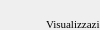
                 <widget class="QWidget" name="page_2">
                  <property name="geometry">
                   <rect>
                    <x>0</x>
                    <y>0</y>
                    <width>100</width>
                    <height>30</height>
                   </rect>
                  </property>
                  <attribute name="label">
                   <string>Funzioni di controllo</string>
                  </attribute>
                  <widget class="QWidget" name="layoutWidget_2">
                   <property name="geometry">
                    <rect>
                     <x>9</x>
                     <y>9</y>
                     <width>341</width>
                     <height>251</height>
                    </rect>
                   </property>
                   <layout class="QGridLayout" name="gridLayout_21">
                    <item row="0" column="0">
                     <widget class="QLabel" name="label_38">
                      <property name="font">
                       <font>
                        <family>Times New Roman</family>
                        <pointsize>8</pointsize>
                        <weight>50</weight>
                        <italic>false</italic>
                        <bold>false</bold>
                       </font>
                      </property>
                      <property name="text">
                       <string>Visualizzazione GIS</string>
                      </property>
                     </widget>
                    </item>
                    <item row="1" column="0">
                     <widget class="QPushButton" name="pushButton_showLayer">
                      <property name="font">
                       <font>
                        <family>Times New Roman</family>
                        <pointsize>8</pointsize>
                        <weight>50</weight>
                        <italic>false</italic>
                        <bold>false</bold>
                       </font>
                      </property>
                      <property name="toolTip">
                       <string>Show Selcted Features</string>
                      </property>
                      <property name="text">
                       <string>Disegna US</string>
                      </property>
                      <property name="icon">
                       <iconset resource="../../resources/resources.qrc">
                        <normaloff>:/icons/sheet.png</normaloff>:/icons/sheet.png</iconset>
                      </property>
                     </widget>
                    </item>
                    <item row="1" column="1">
                     <widget class="QLabel" name="label_46">
                      <property name="font">
                       <font>
                        <family>Times New Roman</family>
                        <pointsize>8</pointsize>
                        <weight>50</weight>
                        <italic>false</italic>
                        <bold>false</bold>
                       </font>
                      </property>
                      <property name="text">
                       <string>Disegna US</string>
                      </property>
                     </widget>
                    </item>
                    <item row="2" column="0" colspan="2">
                     <widget class="QLabel" name="label_40">
                      <property name="font">
                       <font>
                        <family>Times New Roman</family>
                        <pointsize>8</pointsize>
                        <weight>50</weight>
                        <italic>false</italic>
                        <bold>false</bold>
                       </font>
                      </property>
                      <property name="text">
                       <string>Apri schede US selezionate</string>
                      </property>
                     </widget>
                    </item>
                    <item row="3" column="0">
                     <widget class="QPushButton" name="pushButton_showSelectedFeatures">
                      <property name="font">
                       <font>
                        <family>Times New Roman</family>
                        <pointsize>8</pointsize>
                        <weight>50</weight>
                        <italic>false</italic>
                        <bold>false</bold>
                       </font>
                      </property>
                      <property name="toolTip">
                       <string>Show Selcted Features</string>
                      </property>
                      <property name="text">
                       <string>Apri schede US</string>
                      </property>
                      <property name="icon">
                       <iconset resource="../../resources/resources.qrc">
                        <normaloff>:/icons/sheet.png</normaloff>:/icons/sheet.png</iconset>
                      </property>
                     </widget>
                    </item>
                    <item row="4" column="0" colspan="2">
                     <widget class="QLabel" name="label_39">
                      <property name="font">
                       <font>
                        <family>Times New Roman</family>
                        <pointsize>8</pointsize>
                        <weight>50</weight>
                        <italic>false</italic>
                        <bold>false</bold>
                       </font>
                      </property>
                      <property name="text">
                       <string>Attivazione Preview pianta US</string>
                      </property>
                     </widget>
                    </item>
                    <item row="5" column="0">
                     <widget class="QToolButton" name="toolButtonPreview">
                      <property name="toolTip">
                       <string/>
                      </property>
                      <property name="text">
                       <string>Preview pianta US</string>
                      </property>
                      <property name="icon">
                       <iconset resource="../../resources/resources.qrc">
                        <normaloff>:/icons/GIS.png</normaloff>:/icons/GIS.png</iconset>
                      </property>
                      <property name="shortcut">
                       <string>Ctrl+G</string>
                      </property>
                      <property name="checkable">
                       <bool>true</bool>
                      </property>
                      <property name="checked">
                       <bool>false</bool>
                      </property>
                      <property name="toolButtonStyle">
                       <enum>Qt::ToolButtonTextOnly</enum>
                      </property>
                      <property name="arrowType">
                       <enum>Qt::NoArrow</enum>
                      </property>
                     </widget>
                    </item>
                    <item row="5" column="1">
                     <widget class="QToolButton" name="toolButtonPan">
                      <property name="minimumSize">
                       <size>
                        <width>109</width>
                        <height>0</height>
                       </size>
                      </property>
                      <property name="toolTip">
                       <string>Pan tool</string>
                      </property>
                      <property name="text">
                       <string>Pan</string>
                      </property>
                      <property name="icon">
                       <iconset resource="../../resources/resources.qrc">
                        <normaloff>:/icons/mActionPan.png</normaloff>:/icons/mActionPan.png</iconset>
                      </property>
                      <property name="shortcut">
                       <string>Ctrl+G</string>
                      </property>
                      <property name="checkable">
                       <bool>true</bool>
                      </property>
                      <property name="checked">
                       <bool>false</bool>
                      </property>
                      <property name="toolButtonStyle">
                       <enum>Qt::ToolButtonTextOnly</enum>
                      </property>
                      <property name="arrowType">
                       <enum>Qt::NoArrow</enum>
                      </property>
                     </widget>
                    </item>
                    <item row="6" column="0">
                     <widget class="QLabel" name="label_44">
                      <property name="font">
                       <font>
                        <family>Times New Roman</family>
                        <pointsize>8</pointsize>
                        <weight>50</weight>
                        <italic>false</italic>
                        <bold>false</bold>
                       </font>
                      </property>
                      <property name="text">
                       <string>Mostra immagini</string>
                      </property>
                     </widget>
                    </item>
                    <item row="7" column="0">
                     <widget class="QToolButton" name="toolButtonPreviewMedia">
                      <property name="minimumSize">
                       <size>
                        <width>109</width>
                        <height>0</height>
                       </size>
                      </property>
                      <property name="text">
                       <string>Mostra immagini</string>
                      </property>
                      <property name="icon">
                       <iconset resource="../../resources/resources.qrc">
                        <normaloff>:/icons/photo.png</normaloff>:/icons/photo.png</iconset>
                      </property>
                      <property name="checkable">
                       <bool>true</bool>
                      </property>
                      <property name="checked">
                       <bool>true</bool>
                      </property>
                     </widget>
                    </item>
                   </layout>
                  </widget>
                 </widget>
